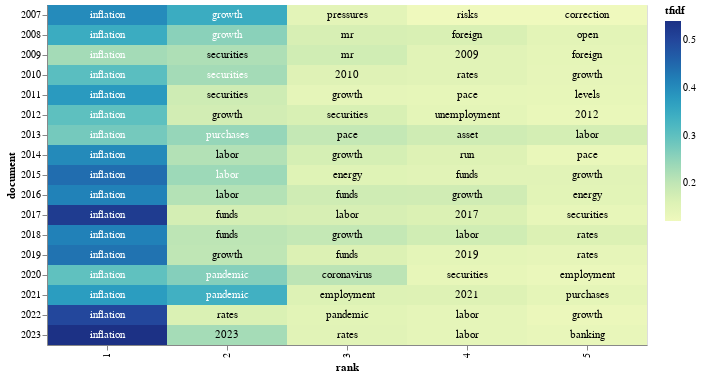

Source (notebook cell):
### Code cell
#TF-IDF heat map

# adding a little randomness to break ties in term ranking
top_tfidf_plusRand = top_tfidf.copy()
top_tfidf_plusRand['tfidf'] = top_tfidf_plusRand['tfidf'] + np.random.rand(top_tfidf.shape[0])*0.0001

# base for all visualizations, with rank calculation
base = alt.Chart(top_tfidf_plusRand).encode(
    x = 'rank:O',
    y = 'document:N'
).transform_window(
    rank = "rank()",
    sort = [alt.SortField("tfidf", order="descending")],
    groupby = ["document"],
)

# heatmap specification
heatmap = base.mark_rect().encode(
    color = 'tfidf:Q'
)

# text labels, white for darker heatmap colors
text = base.mark_text(baseline='middle').encode(
    text = 'term:N',
    color = alt.condition(alt.datum.tfidf >= 0.23, alt.value('white'), alt.value('black'))
)

# display the three superimposed visualizations
(heatmap + text).properties(width = 600)

### Figure 1 — Vega-Lite specification as saved in the notebook (floating-point values rounded to 4 significant figures)
{"config": {"view": {"continuousWidth": 300, "continuousHeight": 300}}, "layer": [{"mark": {"type": "rect"}, "encoding": {"color": {"field": "tfidf", "type": "quantitative"}, "x": {"field": "rank", "type": "ordinal"}, "y": {"field": "document", "type": "nominal"}}, "transform": [{"window": [{"op": "rank", "field": "", "as": "rank"}], "groupby": ["document"], "sort": [{"field": "tfidf", "order": "descending"}]}]}, {"mark": {"type": "text", "baseline": "middle"}, "encoding": {"color": {"condition": {"test": "(datum.tfidf >= 0.23)", "value": "white"}, "value": "black"}, "text": {"field": "term", "type": "nominal"}, "x": {"field": "rank", "type": "ordinal"}, "y": {"field": "document", "type": "nominal"}}, "transform": [{"window": [{"op": "rank", "field": "", "as": "rank"}], "groupby": ["document"], "sort": [{"field": "tfidf", "order": "descending"}]}]}], "data": {"name": "data-1a14cf20d433d72d2f990146c40151b5"}, "width": 600, "$schema": "https://vega.github.io/schema/vega-lite/v5.15.1.json", "datasets": {"data-1a14cf20d433d72d2f990146c40151b5": [{"document": "2007", "term": "inflation", "tfidf": 0.3999}, {"document": "2007", "term": "growth", "tfidf": 0.3464}, {"document": "2007", "term": "pressures", "tfidf": 0.1466}, {"document": "2007", "term": "risks", "tfidf": 0.1223}, {"document": "2007", "term": "correction", "tfidf": 0.1216}, {"document": "2008", "term": "inflation", "tfidf": 0.3466}, {"document": "2008", "term": "growth", "tfidf": 0.2562}, {"document": "2008", "term": "mr", "tfidf": 0.1693}, {"document": "2008", "term": "foreign", "tfidf": 0.1666}, {"document": "2008", "term": "open", "tfidf": 0.1472}, {"document": "2009", "term": "inflation", "tfidf": 0.2302}, {"document": "2009", "term": "securities", "tfidf": 0.2206}, {"document": "2009", "term": "mr", "tfidf": 0.1782}, {"document": "2009", "term": "2009", "tfidf": 0.1513}, {"document": "2009", "term": "foreign", "tfidf": 0.1434}, {"document": "2010", "term": "inflation", "tfidf": 0.3066}, {"document": "2010", "term": "securities", "tfidf": 0.2304}, {"document": "2010", "term": "2010", "tfidf": 0.1556}, {"document": "2010", "term": "rates", "tfidf": 0.1514}, {"document": "2010", "term": "growth", "tfidf": 0.14}, {"document": "2011", "term": "inflation", "tfidf": 0.3784}, {"document": "2011", "term": "securities", "tfidf": 0.182}, {"document": "2011", "term": "growth", "tfidf": 0.1414}, {"document": "2011", "term": "pace", "tfidf": 0.1396}, {"document": "2011", "term": "levels", "tfidf": 0.1388}, {"document": "2012", "term": "inflation", "tfidf": 0.3017}, {"document": "2012", "term": "growth", "tfidf": 0.1764}, {"document": "2012", "term": "securities", "tfidf": 0.1681}, {"document": "2012", "term": "unemployment", "tfidf": 0.1436}, {"document": "2012", "term": "2012", "tfidf": 0.1342}, {"document": "2013", "term": "inflation", "tfidf": 0.2772}, {"document": "2013", "term": "purchases", "tfidf": 0.2454}, {"document": "2013", "term": "pace", "tfidf": 0.1948}, {"document": "2013", "term": "asset", "tfidf": 0.1798}, {"document": "2013", "term": "labor", "tfidf": 0.1733}, {"document": "2014", "term": "inflation", "tfidf": 0.4017}, {"document": "2014", "term": "labor", "tfidf": 0.215}, {"document": "2014", "term": "growth", "tfidf": 0.1714}, {"document": "2014", "term": "run", "tfidf": 0.1577}, {"document": "2014", "term": "pace", "tfidf": 0.1342}, {"document": "2015", "term": "inflation", "tfidf": 0.4421}, {"document": "2015", "term": "labor", "tfidf": 0.2374}, {"document": "2015", "term": "energy", "tfidf": 0.1542}, {"document": "2015", "term": "funds", "tfidf": 0.1512}, {"document": "2015", "term": "growth", "tfidf": 0.1506}, {"document": "2016", "term": "inflation", "tfidf": 0.4137}, {"document": "2016", "term": "labor", "tfidf": 0.214}, {"document": "2016", "term": "funds", "tfidf": 0.1801}, {"document": "2016", "term": "growth", "tfidf": 0.1793}, {"document": "2016", "term": "energy", "tfidf": 0.1488}, {"document": "2017", "term": "inflation", "tfidf": 0.5189}, {"document": "2017", "term": "funds", "tfidf": 0.173}, {"document": "2017", "term": "labor", "tfidf": 0.1689}, {"document": "2017", "term": "2017", "tfidf": 0.1634}, {"document": "2017", "term": "securities", "tfidf": 0.1393}, {"document": "2018", "term": "inflation", "tfidf": 0.4152}, {"document": "2018", "term": "funds", "tfidf": 0.205}, {"document": "2018", "term": "growth", "tfidf": 0.195}, {"document": "2018", "term": "labor", "tfidf": 0.179}, {"document": "2018", "term": "rates", "tfidf": 0.1611}, {"document": "2019", "term": "inflation", "tfidf": 0.434}, {"document": "2019", "term": "growth", "tfidf": 0.2023}, {"document": "2019", "term": "funds", "tfidf": 0.1614}, {"document": "2019", "term": "2019", "tfidf": 0.1446}, {"document": "2019", "term": "rates", "tfidf": 0.1414}, {"document": "2020", "term": "inflation", "tfidf": 0.299}, {"document": "2020", "term": "pandemic", "tfidf": 0.2614}, {"document": "2020", "term": "coronavirus", "tfidf": 0.2066}, {"document": "2020", "term": "securities", "tfidf": 0.1388}, {"document": "2020", "term": "employment", "tfidf": 0.1317}, {"document": "2021", "term": "inflation", "tfidf": 0.3745}, {"document": "2021", "term": "pandemic", "tfidf": 0.3375}, {"document": "2021", "term": "employment", "tfidf": 0.1598}, {"document": "2021", "term": "2021", "tfidf": 0.1566}, {"document": "2021", "term": "purchases", "tfidf": 0.1428}, {"document": "2022", "term": "inflation", "tfidf": 0.4981}, {"document": "2022", "term": "rates", "tfidf": 0.1644}, {"document": "2022", "term": "pandemic", "tfidf": 0.1486}, {"document": "2022", "term": "labor", "tfidf": 0.1419}, {"document": "2022", "term": "growth", "tfidf": 0.1303}, {"document": "2023", "term": "inflation", "tfidf": 0.5394}, {"document": "2023", "term": "2023", "tfidf": 0.2299}, {"document": "2023", "term": "rates", "tfidf": 0.1507}, {"document": "2023", "term": "labor", "tfidf": 0.1417}, {"document": "2023", "term": "banking", "tfidf": 0.1354}]}}
